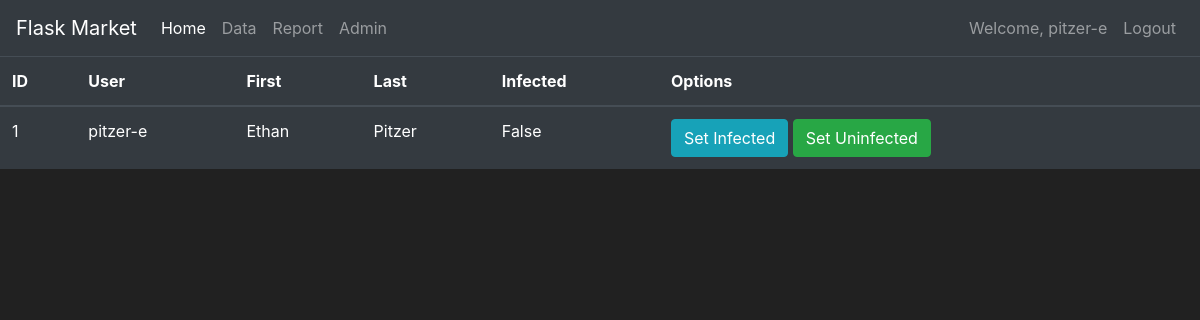
Page /admin (signed in) on the earlier database version.
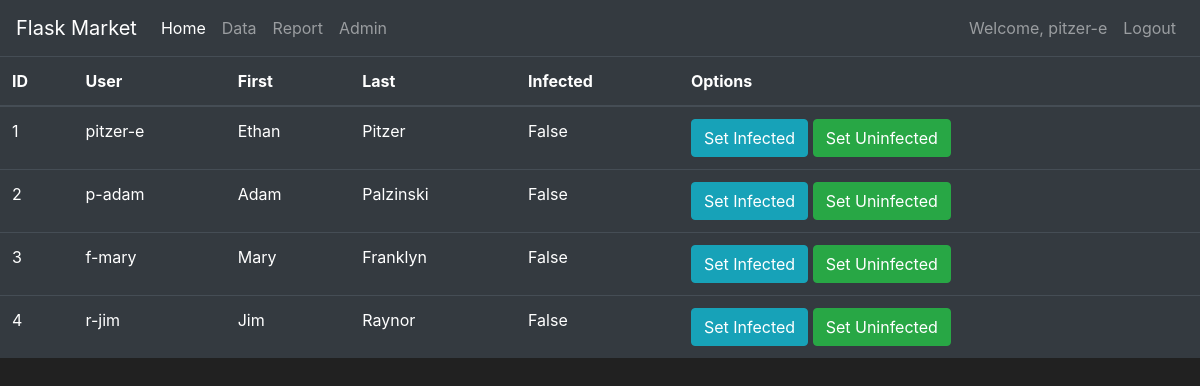
Same page on the later database version.
### tracker/models.py (models this page shows, shortened)
class User(db.Model, UserMixin):
    first = db.Column(db.String(length=30), nullable=False)
    last = db.Column(db.String(length=30), nullable=False)
    username = db.Column(db.String(length=30), nullable=False, unique=True)
    password_hash = db.Column(db.String(length=60), nullable=False)
    is_infected = db.Column(db.Boolean(), nullable=False, default=False)
    id = db.Column(db.Integer(), primary_key=True)
    @property
    def password(self):
        return self.password

### tracker/routes.py (the view)
@app.route('/admin')
@login_required
def admin_page():
    users = User.query.all()
    return render_template('admin.html', users=users)

### tracker/models.py (called while the page is built)
@login_manager.user_loader
def load_user(user_id):
    return User.query.get(int(user_id))

### tracker/templates/admin.html (shortened to what this page needs)
{% extends 'base.html' %}
{% block content %}
    <table class="table table-hover table-dark">
        <thead>
        <tr>
            <th scope="col">ID</th>
            <th scope="col">User</th>
            <th scope="col">First</th>
            <th scope="col">Last</th>
            <th scope="col">Infected</th>
            <th scope="col">Options</th>
        </tr>
        </thead>
        <tbody>
        {% for user in users %}
            <tr>
                <td>{{ user.id }}</td>
                <td>{{ user.username }}</td>
                <td>{{ user.first }}</td>
                <td>{{ user.last }}</td>
                <td>{{ user.is_infected }}</td>
                <td>
                    <button class="btn btn-outline btn-info">Set Infected</button>
                    <button class="btn btn-outline btn-success">Set Uninfected</button>
                </td>
            </tr>
        {% endfor %}
        </tbody>
    </table>
{% endblock %}

### tracker/templates/base.html (shortened to what this page needs)
<!doctype html>
<html lang="en">
<head>
    <link rel="stylesheet" href="https://cdn.jsdelivr.net/npm/bootstrap@4.5.3/dist/css/bootstrap.min.css">
</head>
<body>
<nav class="navbar navbar-expand-md navbar-dark bg-dark">
    <a class="navbar-brand" href="#">Flask Market</a>
    <div class="collapse navbar-collapse" id="navbarNav">
        <ul class="navbar-nav mr-auto">
            <li class="nav-item active">
                <a class="nav-link" href="{{ url_for('home_page') }}">Home <span class="sr-only">(current)</span></a>
            </li>
            <li class="nav-item">
                <a class="nav-link" href="{{ url_for('data_page') }}">Data</a>
            </li>
            <li class="nav-item">
                <a class="nav-link" href="{{ url_for('report_page') }}">Report</a>
            </li>
            <li class="nav-item">
                <a class="nav-link" href="{{ url_for('admin_page') }}">Admin</a>
            </li>
        </ul>
        {% if current_user.is_authenticated %}
            <ul class="navbar-nav">
                <li class="nav-item">
                    <a class="nav-link">Welcome, {{ current_user.username }}</a>
                </li>
                <li class="nav-item">
                    <a class="nav-link" href="{{ url_for('logout_page') }}">Logout</a>
                </li>
            </ul>
        {% endif %}
    </div>
</nav>
{% block content %}
{% endblock %}
<link rel="stylesheet" href="https://cdnjs.cloudflare.com/ajax/libs/bootstrap-datepicker/1.4.1/css/bootstrap-datepicker3.css"/>
</body>
</html>

### tracker/templates/base.html (style rules this page uses)
body { background-color: #212121; color: white }

Differences in the rows shown:
added User: id "2", username "p-adam", first "Adam", last "Palzinski", is_infected "False"
added User: id "3", username "f-mary", first "Mary", last "Franklyn", is_infected "False"
added User: id "4", username "r-jim", first "Jim", last "Raynor", is_infected "False"
